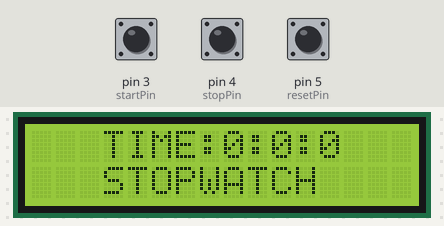
The sketch below on a simulated Arduino Uno, built with avr-gcc and run on an emulated ATmega328P. On the bench: 16×2 character LCD. The test bench sets the inputs (shaded band); at power-on: pin 3 (startPin) LOW, pin 4 (stopPin) LOW, pin 5 (resetPin) LOW.

Above: at 1.2 s.
1.3 s: pin 3 (startPin) pulled HIGH for 0.15 s
At 1.9 s:
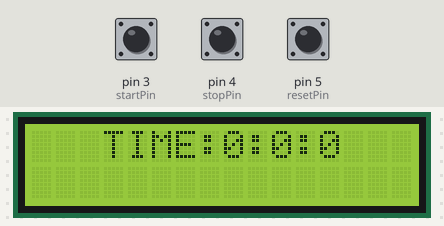
4.4 s: pin 4 (stopPin) pulled HIGH for 0.15 s
6.0 s: pin 3 (startPin) pulled HIGH for 1 s
At 7.3 s:
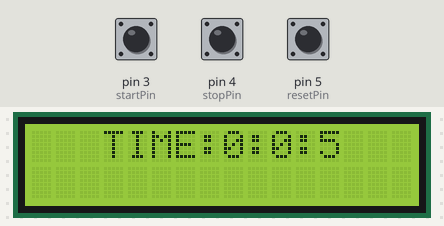
Timing chart, 0 to 9.0 s (numbered marks = the images above; inputs shaded):
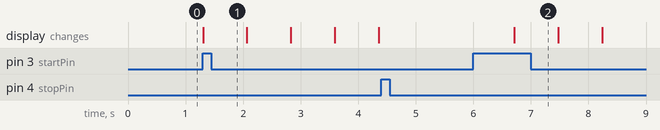

Measured:
- after the input at 1.3 s, the display: changes at once (image 1)
- after the input at 4.4 s, every drawn part: stays the same
- after the input at 6.0 s, the display: changes after 0.71 s (image 2)

The sketch:

STOP_WATCH.ino
```cpp
/*Simple LCD stopwatch program with stop, start, reset and lap buttons.*/

//including liblary for LCD
#include <LiquidCrystal.h>

//setting up LCD INPUT pins
LiquidCrystal lcd(12,11,10,9,8,7);// (RS,E D4,D5,D6,D7)

//setting hours, minutes, secound and miliseconds to 0
int h=0;
int m=0;
int s=0;
int ms=0;

//defines pin for all buttons
const int startPin = 3;
const int stopPin = 4;
const int resetPin = 5;

//defines starting points
int start=0;
int stop1=0;
int reset=0;


void stopwatch()
{

  lcd.setCursor(3,0);   //setting start point on lcd
  lcd.print("TIME:");   //display TIME
  lcd.print(h);         //display hours
  lcd.print(":");
  lcd.print(m);         //display minutes
  lcd.print(":");
  lcd.print(s);         //display seconds
  lcd.setCursor(3,1);
  lcd.print("         ");

  ms=ms+10;
  delay(10);

 if(ms==590)
  {

   ms=0;
   s=s+1;
  }

  if(s==60)     //if state for counting up minutes
  {
  s=0;
  m=m+1;
  }

  if(m==60)      //if state for counting up hours
  {
  m=00;
  h=h+01;
  }


   stop1 = digitalRead(stopPin);  //reading buton state
 if(stop1 == HIGH)    //checking if button is pressed
 {
  stopwatch_stop();   //calls the stopwatch_stop function
 }
  else
  {
   stopwatch();    //calls the stopwatch function
  }
}

void stopwatch_stop()
{
  lcd.setCursor(3,0);
  lcd.print("TIME:");
  lcd.print(h);
  lcd.print(":");
  lcd.print(m);
  lcd.print(":");
  lcd.print(s);
  lcd.setCursor(3,1);
  lcd.print("         ");


   start = digitalRead(startPin);   //reading buton state
 if(start == HIGH)
 {
  stopwatch();    //calls the stopwatch function
 }

 reset = digitalRead(resetPin);   //reading buton state
 if(reset == HIGH)
 {
   stopwatch_reset();    //calls the stopwatch_reset function
   loop();
  }
 if(reset == LOW)
 {
  stopwatch_stop();    //calls the stopwatch_stop function
 }
}

void stopwatch_reset()
{
 lcd.clear();
 h=00;    //seting hours to 0
 m=00;    //seting minutes to 0
 s=00;    //seting seconds to 0
 return;  //exiting the program and returning to the point where entered the program
}


void setup()
{


  lcd.begin(16 ,2);  //starting LCD

  //defining pins if they are INPUT or OUTPUT pins
  pinMode(startPin, INPUT);
  pinMode(stopPin, INPUT);
  pinMode(resetPin, INPUT);

}
void loop()
{

  lcd.setCursor(3,1);
  lcd.print("STOPWATCH");
  lcd.setCursor(3,0);
  lcd.print("TIME:");
  lcd.print(h);
  lcd.print(":");
  lcd.print(m);
  lcd.print(":");
  lcd.print(s);

 start = digitalRead(startPin); //reading buton state
 if(start == HIGH)
 {
  stopwatch();  //calls the stopwatch function
 }
}
```
